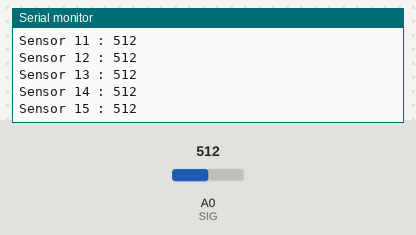
Recording of a sketch running on a simulated ESP8266 (NodeMCU). Parts: the last lines printed to the serial monitor. The inputs (shaded band) are chosen by the test bench; at power-on: A0 (SIG) = 512.

Above: at 4.2 s.
4.3 s: A0 (SIG) set to 109
At 5.6 s:
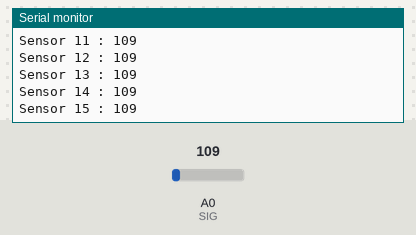
5.8 s: A0 (SIG) set to 91
At 7.0 s:
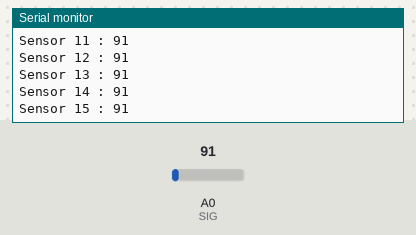
Timing chart, 0 to 8.3 s (numbered marks = the images above; inputs shaded):
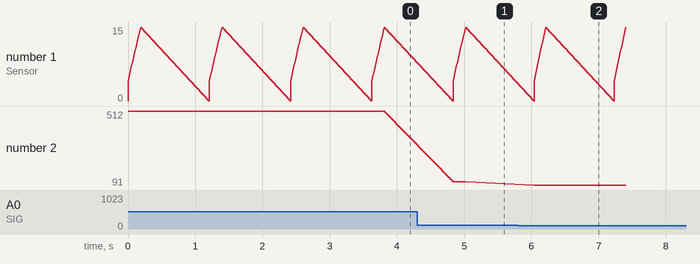

Measured:
- after the input at 4.3 s, the serial monitor: prints a new line after 0.53 s (image 1)
- after the input at 5.8 s, the serial monitor: prints a new line after 0.24 s (image 2)
- plotted number 2: 512 → 109 after the input at 4.3 s, 109 → 91 after the input at 5.8 s

The sketch:

Multiplexer_Code.ino
```cpp
// Extend Analog Inputs for NodeMCU board using 16 channel Analog Multiplexer

// Note Summary
// Note : Safety is very important when dealing with electricity. We take no responsibilities while you do it at your own risk.
// Note : NodeMCU is a very famous micro-controller with Wifi function which is commonly used for Internet Of Thing (IOT) application.
// Note : However,NodeMCU only has one analog input which only allow to read one analog sensor.
// Note : This code is made practical to convert 1 Analog Input to up to 16 Analog Inputs using the 16-channel Analog Multiplexer Module.
// Note : The main code for 16 channel Analog Multiplexer was Written by Sachin Soni for techiesms YouTube channel & community (https://www.youtube.com/watch?v=02spXPoa_Y8)
// Note : Solarduino is only to modify the code to suit our own undertanding and application.

/*/////////////////////////////////////////////////////////////////////////////////////////////////////////////////////////////////////////////////////////////////////////////////////*/////////////*/


    /* 0- General */

    #define S0 D0                             /* Assign Multiplexer pin S0 connect to pin D0 of NodeMCU */
    #define S1 D1                             /* Assign Multiplexer pin S1 connect to pin D1 of NodeMCU */
    #define S2 D2                             /* Assign Multiplexer pin S2 connect to pin D2 of NodeMCU */
    #define S3 D3                             /* Assign Multiplexer pin S3 connect to pin D3 of NodeMCU */
    #define SIG A0                            /* Assign SIG pin as Analog output for all 16 channels of Multiplexer to pin A0 of NodeMCU */

    int decimal = 2;                          // Decimal places of the sensor value outputs
    int sensor0;                            /* Assign the name "sensor0" as analog output value from Channel C0 */
    int sensor1;                            /* Assign the name "sensor1" as analog output value from Channel C1 */
    int sensor2;                            /* Assign the name "sensor2" as analog output value from Channel C2 */
    int sensor3;                            /* Assign the name "sensor3" as analog output value from Channel C3 */
    int sensor4;                            /* Assign the name "sensor4" as analog output value from Channel C4 */
    int sensor5;                            /* Assign the name "sensor5" as analog output value from Channel C5 */
    int sensor6;                            /* Assign the name "sensor6" as analog output value from Channel C6 */
    int sensor7;                            /* Assign the name "sensor7" as analog output value from Channel C7 */
    int sensor8;                            /* Assign the name "sensor8" as analog output value from Channel C8 */
    int sensor9;                            /* Assign the name "sensor9" as analog output value from Channel C9 */
    int sensor10;                           /* Assign the name "sensor10" as analog output value from Channel C10 */
    int sensor11;                           /* Assign the name "sensor11" as analog output value from Channel C11 */
    int sensor12;                           /* Assign the name "sensor12" as analog output value from Channel C12 */
    int sensor13;                           /* Assign the name "sensor13" as analog output value from Channel C13 */
    int sensor14;                           /* Assign the name "sensor14" as analog output value from Channel C14 */
    int sensor15;                           /* Assign the name "sensor15" as analog output value from Channel C15 */


void setup() {                                /* Put your codes here to run only once during micro controller startup */

    /* 0- General */

    pinMode(S0,OUTPUT);                       /* Define digital signal pin as output to the Multiplexer pin SO */
    pinMode(S1,OUTPUT);                       /* Define digital signal pin as output to the Multiplexer pin S1 */
    pinMode(S2,OUTPUT);                       /* Define digital signal pin as output to the Multiplexer pin S2 */
    pinMode(S3,OUTPUT);                       /* Define digital signal pin as output to the Multiplexer pin S3 */
    pinMode(SIG, INPUT);                      /* Define analog signal pin as input or receiver from the Multiplexer pin SIG */

    Serial.begin(9600);                       /* to display readings in Serial Monitor at 9600 baud rates */

}

void loop() {                                 /* Put your codes here to run over and over again endlessly */

    /* 0- General */

    // Channel 0 (C0 pin - binary output 0,0,0,0)
    digitalWrite(S0,LOW); digitalWrite(S1,LOW); digitalWrite(S2,LOW); digitalWrite(S3,LOW);
    sensor0 = analogRead(SIG);

    // Channel 1 (C1 pin - binary output 1,0,0,0)
    digitalWrite(S0,HIGH); digitalWrite(S1,LOW); digitalWrite(S2,LOW); digitalWrite(S3,LOW);
    sensor1 = analogRead(SIG);

    // Channel 2 (C2 pin - binary output 0,1,0,0)
    digitalWrite(S0,LOW); digitalWrite(S1,HIGH); digitalWrite(S2,LOW); digitalWrite(S3,LOW);
    sensor2 = analogRead(SIG);

    // Channel 3 (C3 pin - binary output 1,1,0,0)
    digitalWrite(S0,HIGH); digitalWrite(S1,HIGH); digitalWrite(S2,LOW); digitalWrite(S3,LOW);
    sensor3 = analogRead(SIG);

    // Channel 4 (C4 pin - binary output 0,0,1,0)
    digitalWrite(S0,LOW); digitalWrite(S1,LOW); digitalWrite(S2,HIGH); digitalWrite(S3,LOW);
    sensor4 = analogRead(SIG);

    // Channel 5 (C5 pin - binary output 1,0,1,0)
    digitalWrite(S0,HIGH); digitalWrite(S1,LOW); digitalWrite(S2,HIGH); digitalWrite(S3,LOW);
    sensor5 = analogRead(SIG);

    // Channel 6 (C6 pin - binary output 0,1,1,0)
    digitalWrite(S0,LOW); digitalWrite(S1,HIGH); digitalWrite(S2,HIGH); digitalWrite(S3,LOW);
    sensor6 = analogRead(SIG);

    // Channel 7 (C7 pin - binary output 1,1,1,0)
    digitalWrite(S0,HIGH); digitalWrite(S1,HIGH); digitalWrite(S2,HIGH); digitalWrite(S3,LOW);
    sensor7 = analogRead(SIG);

    // Channel 8 (C8 pin - binary output 0,0,0,1)
    digitalWrite(S0,LOW); digitalWrite(S1,LOW); digitalWrite(S2,LOW); digitalWrite(S3,HIGH);
    sensor8 = analogRead(SIG);

    // Channel 9 (C9 pin - binary output 1,0,0,1)
    digitalWrite(S0,HIGH); digitalWrite(S1,LOW); digitalWrite(S2,LOW); digitalWrite(S3,HIGH);
    sensor9 = analogRead(SIG);

    // Channel 10 (C10 pin - binary output 0,1,0,1)
    digitalWrite(S0,LOW); digitalWrite(S1,HIGH); digitalWrite(S2,LOW); digitalWrite(S3,HIGH);
    sensor10 = analogRead(SIG);

    // Channel 11 (C11 pin - binary output 1,1,0,1)
    digitalWrite(S0,HIGH); digitalWrite(S1,HIGH); digitalWrite(S2,LOW); digitalWrite(S3,HIGH);
    sensor11 = analogRead(SIG);

    // Channel 12 (C12 pin - binary output 0,0,1,1)
    digitalWrite(S0,LOW); digitalWrite(S1,LOW); digitalWrite(S2,HIGH); digitalWrite(S3,HIGH);
    sensor12 = analogRead(SIG);

    // Channel 13 (C13 pin - binary output 1,0,1,1)
    digitalWrite(S0,HIGH); digitalWrite(S1,LOW); digitalWrite(S2,HIGH); digitalWrite(S3,HIGH);
    sensor13 = analogRead(SIG);

    // Channel 14 (C14 pin - binary output 0,1,1,1)
    digitalWrite(S0,LOW); digitalWrite(S1,HIGH); digitalWrite(S2,HIGH); digitalWrite(S3,HIGH);
    sensor14 = analogRead(SIG);

    // Channel 15 (C15 pin - binary output 1,1,1,1)
    digitalWrite(S0,HIGH); digitalWrite(S1,HIGH); digitalWrite(S2,HIGH); digitalWrite(S3,HIGH);
    sensor15 = analogRead(SIG);

    Serial.print("Sensor 0 : ");Serial.println(sensor0);          /* state value for sensor 0 */
    Serial.print("Sensor 1 : ");Serial.println(sensor1);          /* state value for sensor 1 */
    Serial.print("Sensor 2 : ");Serial.println(sensor2);          /* state value for sensor 2 */
    Serial.print("Sensor 3 : ");Serial.println(sensor3);          /* state value for sensor 3 */
    Serial.print("Sensor 4 : ");Serial.println(sensor4);          /* state value for sensor 4 */
    Serial.print("Sensor 5 : ");Serial.println(sensor5);          /* state value for sensor 5 */
    Serial.print("Sensor 6 : ");Serial.println(sensor6);          /* state value for sensor 6 */
    Serial.print("Sensor 7 : ");Serial.println(sensor7);          /* state value for sensor 7 */
    Serial.print("Sensor 8 : ");Serial.println(sensor8);          /* state value for sensor 8 */
    Serial.print("Sensor 9 : ");Serial.println(sensor9);          /* state value for sensor 9 */
    Serial.print("Sensor 10 : ");Serial.println(sensor10);        /* state value for sensor 10 */
    Serial.print("Sensor 11 : ");Serial.println(sensor11);        /* state value for sensor 11 */
    Serial.print("Sensor 12 : ");Serial.println(sensor12);        /* state value for sensor 12 */
    Serial.print("Sensor 13 : ");Serial.println(sensor13);        /* state value for sensor 13 */
    Serial.print("Sensor 14 : ");Serial.println(sensor14);        /* state value for sensor 14 */
    Serial.print("Sensor 15 : ");Serial.println(sensor15);        /* state value for sensor 15 */

    delay(1000);                                                  // Read the value every second

}
```
